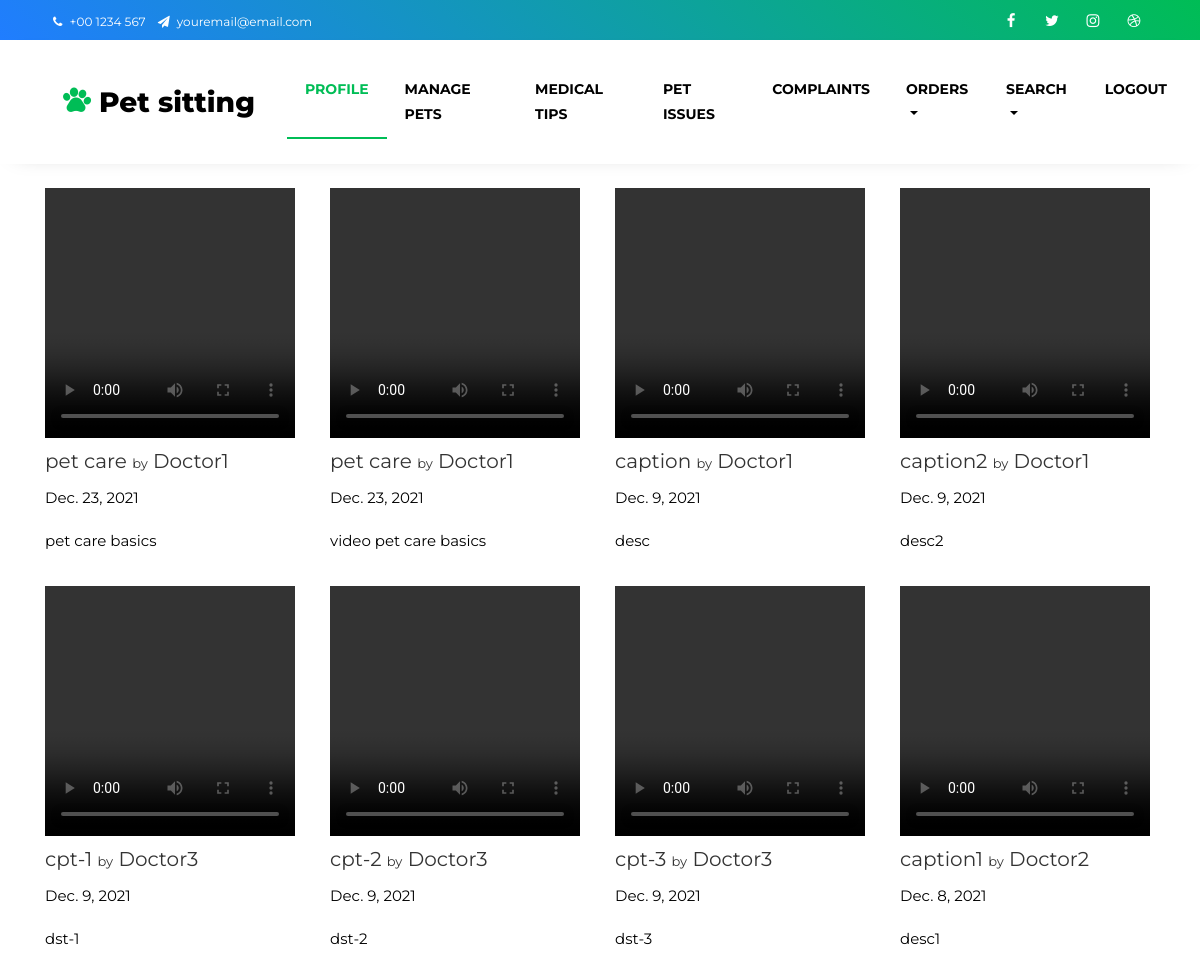
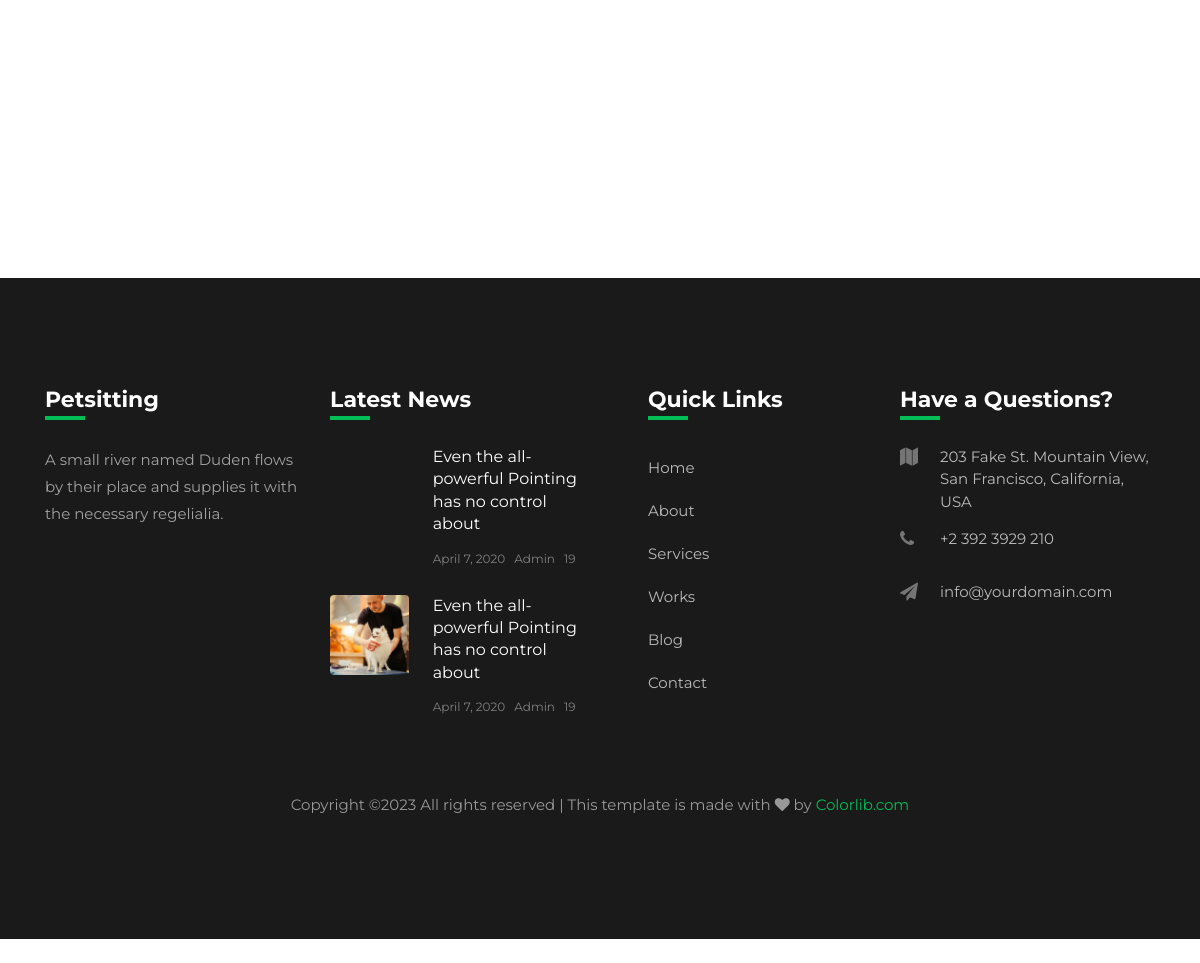
The app's page /petowner/MedicalTips/ with its own data (2 pictures, top to bottom).
### Doctor/models.py (models this page shows)
class Videos(models.Model):
    VideosCaption=models.CharField(max_length=20,null=False)
    VideosDescription=models.TextField(max_length=20,null=False)
    VideosVideo=models.FileField(upload_to="Uploads/MedicalVideos/",null=False)
    VideoDate=models.DateField(auto_now_add=True)
    Doctor=models.ForeignKey(Doctor,on_delete=models.CASCADE)

### Admin/models.py (models this page shows)
class Doctor(models.Model):
    District=models.ForeignKey(District,on_delete=models.SET_NULL,null=True)
    DoctorName=models.CharField(max_length=20,null=False)
    DoctorGender=models.CharField(max_length=20,null=False,choices=gender)
    DoctorContact=models.CharField(max_length=20,null=False)
    DoctorEmail=models.EmailField(max_length=20,null=False,unique=True)
    HospitalAddress=models.TextField(null=False)
    QualCertificate=models.FileField(upload_to="Uploads/DoctorCertificate/",null=False)
    DoctorPhoto=models.FileField(upload_to="Uploads/DoctorImage/",null=False)
    DoctorUsername=models.CharField(max_length=20,null=False)
    DoctorPassword=models.CharField(max_length=20,null=False)
    def __str__(self):
        return self.DoctorName

### PetOwner/views.py (the view)
# urls.py: path('MedicalTips/',views.MedicalTips,name="petowner-medicaltips"),
def MedicalTips(request):
    videos=Videos.objects.all().order_by('-VideoDate')
    return render(request,'PetOwner/MedicalTips.html',{'videos':videos})

### PetOwner/templates/PetOwner/MedicalTips.html (shortened to what this page needs)
{%  extends 'Guest/HeaderOwner.html' %}
{% load static %}
{% block content %}
    <div class="container">
        <div class="row mb-3">
            {% for data in videos %}
            <div class="col-12 col-sm-6 col-lg-4 col-xl-3 mb-3">
                <a href="../../{{data.VideosVideo}}"><video width="250" height="250" controls>
                    <source src="../../{{data.VideosVideo}}" type="video/mp4">
                    <source src="../../{{data.VideosVideo}}" type="video/ogg">
                </video></a> <br>
                <h5>{{data.VideosCaption}} <span style="font-size: small;">by</span> {{data.Doctor}} </h5>
                <p>{{data.VideoDate}}</p>
                <p>{{data.VideosDescription}}</p>
            </div>
            {% endfor %}
        </div>
    </div>
    <br><br><br><br><br><br><br><br>
    {%  include 'Guest/Footer.html' %}
    {% endblock %}

### records on screen
Videos: VideosCaption "pet care", Doctor "Doctor1", VideoDate "Dec. 23, 2021", VideosDescription "pet care basics"
Videos: VideosCaption "pet care", Doctor "Doctor1", VideoDate "Dec. 23, 2021", VideosDescription "video pet care basics"
Videos: VideosCaption "caption", Doctor "Doctor1", VideoDate "Dec. 9, 2021", VideosDescription "desc"
Videos: VideosCaption "caption2", Doctor "Doctor1", VideoDate "Dec. 9, 2021", VideosDescription "desc2"
Videos: VideosCaption "cpt-1", Doctor "Doctor3", VideoDate "Dec. 9, 2021", VideosDescription "dst-1"
Videos: VideosCaption "cpt-2", Doctor "Doctor3", VideoDate "Dec. 9, 2021", VideosDescription "dst-2"
Videos: VideosCaption "cpt-3", Doctor "Doctor3", VideoDate "Dec. 9, 2021", VideosDescription "dst-3"
Videos: VideosCaption "caption1", Doctor "Doctor2", VideoDate "Dec. 8, 2021", VideosDescription "desc1"
